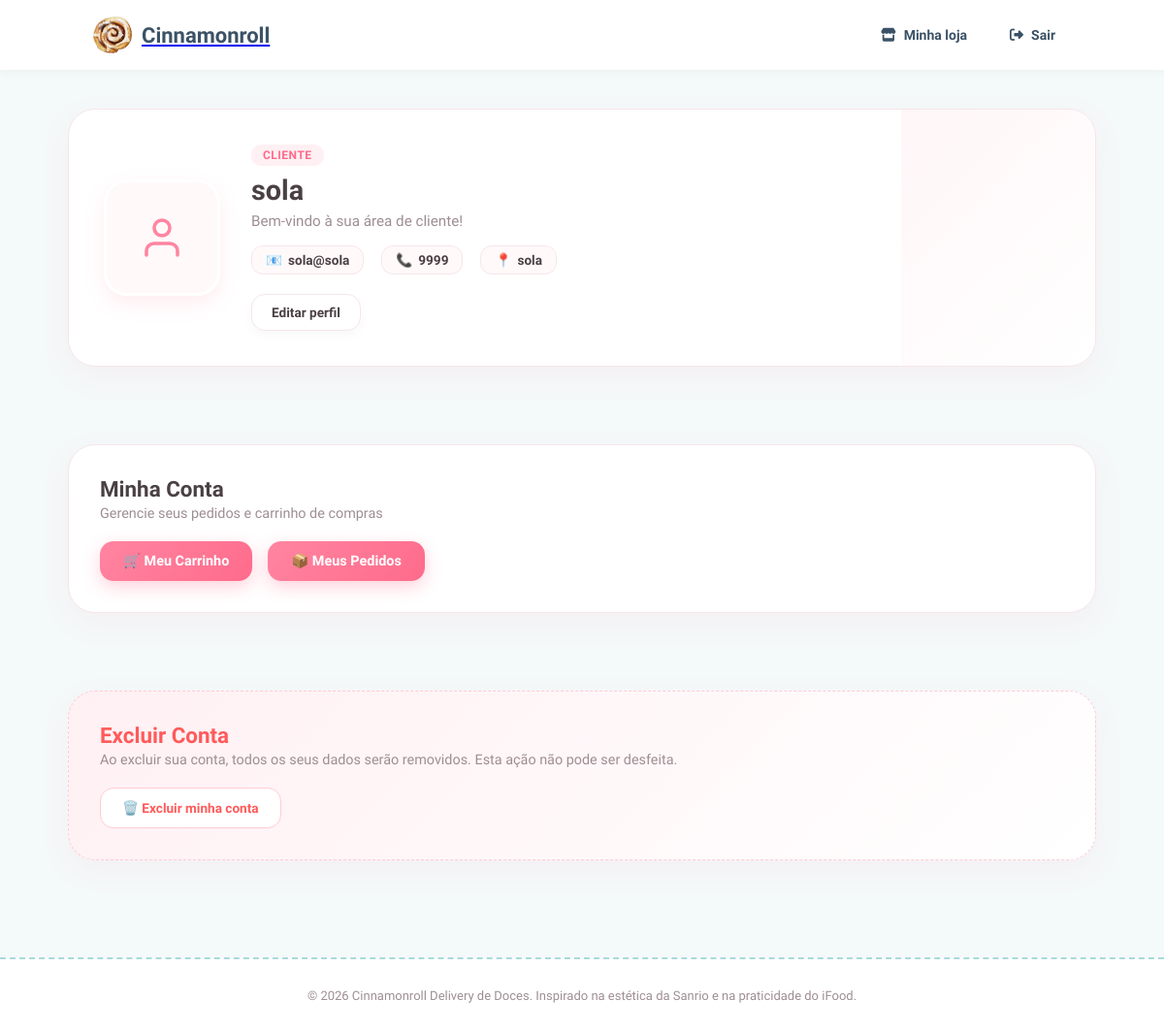
Page /perfilCliente/ (signed in) on the committed database.
### core/models.py (models this page shows, shortened)
class Perfil(models.Model):
    TIPO_USUARIO = (
        ("CLIENTE", "Cliente"),
        ("VENDEDOR", "Vendedor"),
        ("ADMINISTRADOR", "Admin"),
    )
    usuario = models.OneToOneField(
        User,
        on_delete=models.CASCADE,
        related_name="perfil"
    )
    tipo = models.CharField(max_length=13, choices=TIPO_USUARIO)
    telefone = models.CharField(max_length=20, blank=True)
    endereco = models.CharField(max_length=255, blank=True)
    nome_loja = models.CharField(max_length=100, blank=True)
    descricao_loja = models.TextField(blank=True)
    foto = models.ImageField(upload_to="lojas/", blank=True, null=True)

### core/views.py (the view)
# urls.py: path('perfilCliente/', perfilCliente, name='perfilCliente'),
@login_required
def perfilCliente(request):
    perfil = request.user.perfil
    return render(request, 'core/perfilCliente.html', {
        'perfil': perfil
    })

### core/templates/core/perfilCliente.html (shortened to what this page needs)
{% extends 'core/base.html' %}
{% load static %}
{% block head %}
<link rel="stylesheet" href="{% static 'forms.css' %}">
<link rel="stylesheet" href="{% static 'perfis.css' %}?v=2.0">
{% endblock %}
{% block content %}
<div class="perfil-cliente">
    <section class="cliente-cabecalho">
        <div class="cliente-foto">
            {% if perfil.foto %}
                <img src="{{ perfil.foto.url }}" alt="Foto do perfil">
            {% else %}
                <div class="cliente-foto-vazia"></div>
            {% endif %}
        </div>
        <div class="cliente-informacoes">
            <span class="tipo-conta">Cliente</span>
            <h1>
                {% if perfil.usuario.first_name %}
                    {{ perfil.usuario.first_name }}
                {% else %}
                    Meu Perfil
                {% endif %}
            </h1>
            <p class="descricao-cliente">Bem-vindo à sua área de cliente!</p>
            <div class="informacoes-contato">
                <div>
                    📧 <span>{{ perfil.usuario.email }}</span>
                </div>
                {% if perfil.telefone %}
                    <div>
                        📞 <span>{{ perfil.telefone }}</span>
                    </div>
                {% endif %}
                {% if perfil.endereco %}
                    <div>
                        📍 <span>{{ perfil.endereco }}</span>
                    </div>
                {% endif %}
            </div>
            <a href="{% url 'editar_perfil_cliente' %}" class="botao-editar">
    Editar perfil
</a>
        </div>
    </section>
    <section class="cliente-secao">
        <div class="secao-cabecalho">
            <h2>Minha Conta</h2>
            <p>Gerencie seus pedidos e carrinho de compras</p>
        </div>
        <div class="botoes-grid">
            <a href="{% url 'carrinho' %}" class="botao-acao">
                🛒 Meu Carrinho
            </a>
            <a href="{% url 'pedido' %}" class="botao-acao">
                📦 Meus Pedidos
            </a>
        </div>
    </section>
    <section class="cliente-secao zona-perigo">
        <div class="secao-cabecalho">
            <h2>Excluir Conta</h2>
            <p>Ao excluir sua conta, todos os seus dados serão removidos. Esta ação não pode ser desfeita.</p>
        </div>
        <form method="POST" action="{% url 'excluir_perfil' %}">
            <button type="submit" class="botao-excluir">
                🗑️ Excluir minha conta
            </button>
        </form>
    </section>
</div>
{% endblock %}

### static/style.css (style rules this page uses)
:root { --primary-blue: #a8dadc; --light-blue: #f4f9f9; --accent-pink: #ff94b9; --soft-pink-bg: #fff0f5; --soft-yellow: #fff3bf; --text-color: #3b5266; --text-muted: #7890a8; --white: #ffffff; --gray-bg: #f4f6f8; --border-color: #eef2f6; --shadow-soft: 0 4px 16px rgba(168, 218, 220, 0.15); --border-radius-lg: 20px; --border-radius-sm: 14px; }
* { margin: 0; padding: 0; box-sizing: border-box; font-family: 'Quicksand', sans-serif; }
body { background-color: var(--light-blue); color: var(--text-color); }
section { margin-bottom: 40px; }

### static/perfis.css (style rules this page uses)
:root { --primary: #FF85A1; --primary-hover: #FF6B8B; --bg-light: #FFF9FA; --card-bg: #FFFFFF; --text-main: #4A4044; --text-muted: #9E8E93; --accent-green: #4EBA8A; --border-soft: #F6E6E9; --shadow-soft: 0 10px 30px rgba(255, 133, 161, 0.08); }
.tipo-conta { background: #FFF0F3; color: var(--primary-hover); font-size: 0.75rem; font-weight: 800; padding: 4px 12px; border-radius: 10px; text-transform: uppercase; letter-spacing: 0.5px; margin-bottom: 8px; }
.informacoes-contato { display: flex; flex-wrap: wrap; gap: 18px; margin-bottom: 20px; font-size: 0.85rem; color: var(--text-main); font-weight: 600; }
.informacoes-contato div { display: flex; align-items: center; gap: 6px; background: var(--bg-light); padding: 6px 14px; border-radius: 12px; border: 1px solid var(--border-soft); }
.botao-editar { display: inline-flex; align-items: center; gap: 8px; background: #FFFFFF; color: var(--text-main); border: 1.5px solid var(--border-soft); padding: 10px 20px; border-radius: 14px; font-size: 0.85rem; font-weight: 700; text-decoration: none; box-shadow: 0 4px 12px rgba(0, 0, 0, 0.03); transition: all 0.2s ease; }
:root { --primary: #FF85A1; --primary-hover: #FF6B8B; --bg-light: #FFF9FA; --card-bg: #FFFFFF; --text-main: #4A4044; --text-muted: #9E8E93; --danger: #FF5A5A; --danger-hover: #E04343; --border-soft: #F6E6E9; --shadow-soft: 0 10px 30px rgba(255, 133, 161, 0.08); }
.perfil-cliente { max-width: 1100px; margin: 40px auto; padding: 0 20px; font-family: 'Plus Jakarta Sans', 'Quicksand', -apple-system, sans-serif; color: var(--text-main); display: flex; flex-direction: column; gap: 40px; }
.cliente-cabecalho { background: var(--card-bg); border-radius: 28px; padding: 36px; display: flex; align-items: center; gap: 32px; border: 1px solid var(--border-soft); box-shadow: var(--shadow-soft); position: relative; overflow: hidden; }
.cliente-cabecalho::before { content: ''; position: absolute; top: 0; right: 0; width: 200px; height: 100%; background: linear-gradient(135deg, rgba(255, 240, 243, 0.6) 0%, rgba(255, 255, 255, 0) 100%); pointer-events: none; }
.cliente-foto { width: 120px; height: 120px; border-radius: 24px; overflow: hidden; flex-shrink: 0; box-shadow: 0 8px 20px rgba(255, 133, 161, 0.15); border: 3px solid #FFFFFF; }
.cliente-foto-vazia { width: 100%; height: 100%; background: var(--bg-light); display: flex; align-items: center; justify-content: center; }
.cliente-foto-vazia::after { content: ''; width: 48px; height: 48px; background-color: var(--primary); }
.cliente-informacoes { flex: 1; display: flex; flex-direction: column; align-items: flex-start; }
.cliente-informacoes h1 { font-size: 1.8rem; font-weight: 800; color: var(--text-main); margin-bottom: 6px; }
.descricao-cliente { font-size: 0.95rem; color: var(--text-muted); margin-bottom: 16px; }
.cliente-secao { background: var(--card-bg); border-radius: 28px; padding: 32px; border: 1px solid var(--border-soft); box-shadow: var(--shadow-soft); }
.secao-cabecalho h2 { font-size: 1.4rem; font-weight: 800; color: var(--text-main); margin-bottom: 4px; }
.secao-cabecalho p { font-size: 0.9rem; color: var(--text-muted); margin-bottom: 20px; }
.botoes-grid { display: flex; gap: 16px; flex-wrap: wrap; }
.botao-acao { background: linear-gradient(135deg, var(--primary), var(--primary-hover)); color: #FFFFFF; padding: 12px 24px; border-radius: 14px; font-size: 0.9rem; font-weight: 700; text-decoration: none; box-shadow: 0 6px 18px rgba(255, 107, 139, 0.3); transition: all 0.25s ease; display: inline-flex; align-items: center; }
.zona-perigo { border: 1px dashed #FFCCD5; background: linear-gradient(135deg, #FFF0F3 0%, #FFFFFF 100%); }
.zona-perigo h2 { color: var(--danger); }
.botao-excluir { background: #FFFFFF; color: var(--danger); border: 1.5px solid #FFCCD5; padding: 12px 22px; border-radius: 14px; font-size: 0.85rem; font-weight: 700; cursor: pointer; transition: all 0.2s ease; }

### rows in the picture
Perfil: usuario.first_name "sola", usuario.email "sola@sola", telefone "9999", endereco "sola"
